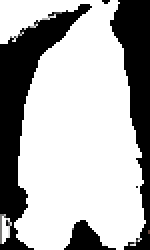
#> input picture A.png, 75 x 125 px (shown 2 times larger)
$ python main.py
#> lines starting #> are read from the running program, lines starting #| are printed output that depends on the picture
### preProc.py
import numpy as np
import cv2
import time

from PIL import ImageEnhance, Image
from skimage.measure import moments, moments_central, moments_normalized

class PreProc:
    def __init__(self):
        self.tablicaCards = []
        self.pikseleCards = []

        k = cv2.imread("A.png", 0)
#> k: shape (125, 75); min 0, max 255, mean 174.3
        self.tablicaCards.append(k)
        self.pikseleCards.append(int(np.sum(k / 255)))
        k = cv2.imread("ABD.png", 0)
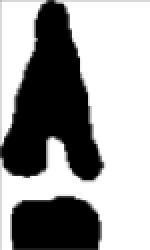
#> input picture ABD.png, 75 x 125 px (shown 2 times larger)
#> k is the input picture: shape (125, 75); min 0, max 255, mean 154.2
        self.tablicaCards.append(k)
        self.pikseleCards.append(int(np.sum(k / 255)))
        k = cv2.imread("AD.png", 0)
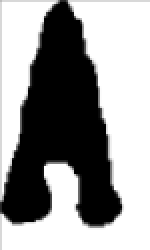
#> input picture AD.png, 75 x 125 px (shown 2 times larger)
#> k is the input picture: shape (125, 75); min 0, max 255, mean 150.5
        self.tablicaCards.append(k)
        self.pikseleCards.append(int(np.sum(k / 255)))
        k = cv2.imread("AB.png", 0)
        self.tablicaCards.append(k)
#> (the run stopped early here; a loop or call above may not have finished)
